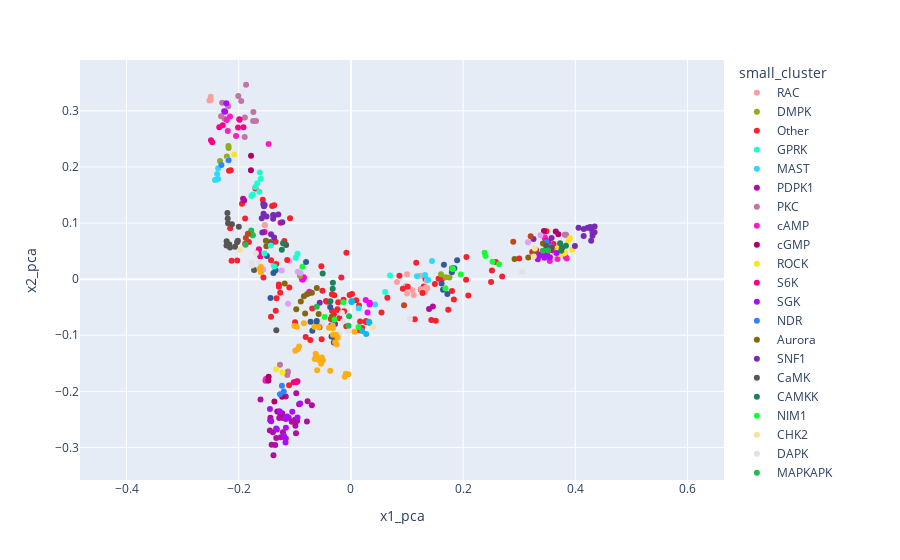

Notebook cell for this chart:
### Code cell
plt = px.scatter(df_embedding, x = 'x1_pca', y = 'x2_pca',
                     color = df_embedding[true_col],
                     color_discrete_sequence = px.colors.qualitative.Alphabet,
                     color_discrete_map=kinase_palette,
                     #color_continuous_scale = "Turbo",
                     ##labels={'color': labels}, 
                     #hover_name=labels_name,
                     #hover_data=df.columns[2:],
                     #height = 800,
                     #title = title,
                 )
#plt.update_xaxes(range = [-60, 50], constrain="domain")
#plt.update_yaxes(range = [-0.5, 0.5], constrain="domain")

plt.update_yaxes(scaleanchor = "x", scaleratio = 1)
plt.show()

### Figure 1 — Plotly figure (JSON) as saved in the notebook; plotly's stock layout.template omitted (floating-point values rounded to 4 significant figures)
{"data": [{"hovertemplate": "small_cluster=RAC<br>x1_pca=%{x}<br>x2_pca=%{y}<extra></extra>", "legendgroup": "RAC", "marker": {"color": "#F8A19F", "symbol": "circle"}, "mode": "markers", "name": "RAC", "orientation": "v", "showlegend": true, "type": "scatter", "x": [-0.2499, -0.2523, -0.2501], "xaxis": "x", "y": [0.3251, 0.3183, 0.319], "yaxis": "y"}, {"hovertemplate": "small_cluster=DMPK<br>x1_pca=%{x}<br>x2_pca=%{y}<extra></extra>", "legendgroup": "DMPK", "marker": {"color": "#90AD1C", "symbol": "circle"}, "mode": "markers", "name": "DMPK", "orientation": "v", "showlegend": true, "type": "scatter", "x": [-0.218, -0.2183, -0.2212, -0.2333], "xaxis": "x", "y": [0.2338, 0.2372, 0.2184, 0.2106], "yaxis": "y"}, {"hovertemplate": "small_cluster=Other<br>x1_pca=%{x}<br>x2_pca=%{y}<extra></extra>", "legendgroup": "Other", "marker": {"color": "#F6222E", "symbol": "circle"}, "mode": "markers", "name": "Other", "orientation": "v", "showlegend": true, "type": "scatter", "x": [-0.1942, -0.2142, -0.2173, -0.1702, -0.1343, -0.1405, -0.1368, -0.1571, -0.1885, -0.1326, -0.1085, -0.1286, -0.07496, -0.1098, -0.2028, -0.2127, -0.2153, -0.1886, -0.1818, -0.134, -0.1261, -0.1187, -0.1284, -0.156, 0.02696, 0.02637, -0.1102, -0.05083, -0.0297, 0.08644, -0.0336, -0.06906, -0.04301, 0.1512, 0.1138, 0.01516, 0.01643, -0.04441, -0.03385, -0.002342, 0.01433, -0.03584, -0.01324, 0.01995, -0.01717, -0.02275, -0.01208, -0.05275, -0.008041, 0.001897, -0.008247, -0.0338, -0.03037, 0.009421, -0.0205, -0.02403, -0.1424, -0.02381, 0.1246, -0.08469, -0.08547, 0.0545, -0.09958, -0.05219, 0.1801, 0.1433, 0.1735, 0.2093, 0.1836, -0.07247, -0.08059, 0.1164, 0.2059, 0.1497, 0.1298, 0.1628, 0.1561, 0.2514, 0.2498, 0.2696, 0.3612, 0.3301, 0.3639, 0.3485, 0.3231, 0.2053, 0.2584, 0.3], "xaxis": "x", "y": [0.1343, 0.194, 0.1932, 0.1615, 0.06671, 0.1303, 0.1315, 0.1416, 0.06317, -0.034, 0.1084, -0.009549, -0.02505, -0.01499, 0.03305, 0.03302, 0.09093, 0.1081, 0.06617, -0.0562, -0.0242, 0.06806, -0.01376, 0.002938, -0.07477, -0.07644, -0.189, -0.02075, -0.02884, 0.006184, -0.06679, -0.05245, -0.04031, -0.07437, -0.07127, -0.09099, -0.07532, -0.03905, -0.02691, -0.02812, -0.04715, -0.07093, -0.03692, -0.0871, 0.002858, -0.04109, -0.05739, 0.02284, 0.04685, -0.02643, -0.08407, -0.05652, -0.06291, -0.03759, -0.06952, -0.0536, -0.06683, -0.05477, -0.01823, 0.003345, -0.0006946, -0.05945, -0.07676, -0.1073, -0.02114, -0.07286, -0.05465, -0.02927, -0.03649, -0.1085, -0.1032, 0.02909, 0.0393, -0.00885, -0.01291, 0.001285, 0.0007617, 0.01561, -0.005055, 0.00465, 0.06277, 0.05215, 0.04789, 0.08552, 0.04857, -0.00108, 0.03039, 0.03702], "yaxis": "y"}, {"hovertemplate": "small_cluster=GPRK<br>x1_pca=%{x}<br>x2_pca=%{y}<extra></extra>", "legendgroup": "GPRK", "marker": {"color": "#1CFFCE", "symbol": "circle"}, "mode": "markers", "name": "GPRK", "orientation": "v", "showlegend": true, "type": "scatter", "x": [-0.1704, -0.175, -0.1773, -0.1624, -0.167, -0.1607, -0.1632], "xaxis": "x", "y": [0.1644, 0.151, 0.1483, 0.19, 0.1711, 0.1791, 0.1559], "yaxis": "y"}, {"hovertemplate": "small_cluster=MAST<br>x1_pca=%{x}<br>x2_pca=%{y}<extra></extra>", "legendgroup": "MAST", "marker": {"color": "#2ED9FF", "symbol": "circle"}, "mode": "markers", "name": "MAST", "orientation": "v", "showlegend": true, "type": "scatter", "x": [-0.2385, -0.2423, -0.2366, -0.2368], "xaxis": "x", "y": [0.1876, 0.1769, 0.1978, 0.1785], "yaxis": "y"}, {"hovertemplate": "small_cluster=PDPK1<br>x1_pca=%{x}<br>x2_pca=%{y}<extra></extra>", "legendgroup": "PDPK1", "marker": {"color": "#B10DA1", "symbol": "circle"}, "mode": "markers", "name": "PDPK1", "orientation": "v", "showlegend": true, "type": "scatter", "x": [-0.1922, -0.1903], "xaxis": "x", "y": [0.1434, 0.1404], "yaxis": "y"}, {"hovertemplate": "small_cluster=PKC<br>x1_pca=%{x}<br>x2_pca=%{y}<extra></extra>", "legendgroup": "PKC", "marker": {"color": "#C075A6", "symbol": "circle"}, "mode": "markers", "name": "PKC", "orientation": "v", "showlegend": true, "type": "scatter", "x": [-0.1692, -0.1743, -0.1894, -0.2007, -0.1869, -0.1739, -0.2188, -0.1956, -0.2295, -0.2314, -0.189, -0.2251], "xaxis": "x", "y": [0.2818, 0.282, 0.2536, 0.3264, 0.3465, 0.2979, 0.3082, 0.3175, 0.3144, 0.2906, 0.2883, 0.2859], "yaxis": "y"}, {"hovertemplate": "small_cluster=cAMP<br>x1_pca=%{x}<br>x2_pca=%{y}<extra></extra>", "legendgroup": "cAMP", "marker": {"color": "#FC1CBF", "symbol": "circle"}, "mode": "markers", "name": "cAMP", "orientation": "v", "showlegend": true, "type": "scatter", "x": [-0.2213, -0.2154, -0.2195, -0.2048, -0.1467], "xaxis": "x", "y": [0.2838, 0.2898, 0.2641, 0.2552, 0.2408], "yaxis": "y"}, {"hovertemplate": "small_cluster=cGMP<br>x1_pca=%{x}<br>x2_pca=%{y}<extra></extra>", "legendgroup": "cGMP", "marker": {"color": "#B00068", "symbol": "circle"}, "mode": "markers", "name": "cGMP", "orientation": "v", "showlegend": true, "type": "scatter", "x": [-0.178, -0.1782], "xaxis": "x", "y": [0.2201, 0.1943], "yaxis": "y"}, {"hovertemplate": "small_cluster=ROCK<br>x1_pca=%{x}<br>x2_pca=%{y}<extra></extra>", "legendgroup": "ROCK", "marker": {"color": "#FBE426", "symbol": "circle"}, "mode": "markers", "name": "ROCK", "orientation": "v", "showlegend": true, "type": "scatter", "x": [-0.2082, -0.2194], "xaxis": "x", "y": [0.2221, 0.2123], "yaxis": "y"}, {"hovertemplate": "small_cluster=S6K<br>x1_pca=%{x}<br>x2_pca=%{y}<extra></extra>", "legendgroup": "S6K", "marker": {"color": "#FA0087", "symbol": "circle"}, "mode": "markers", "name": "S6K", "orientation": "v", "showlegend": true, "type": "scatter", "x": [-0.1915, -0.2012, -0.1989, -0.2347, -0.2285, -0.1985, -0.2471, -0.2495, -0.1644, -0.164, -0.1626, -0.1539, -0.1771, -0.1615, -0.1367, -0.1254], "xaxis": "x", "y": [0.2706, 0.2706, 0.285, 0.271, 0.2745, 0.284, 0.2439, 0.2474, 0.0517, 0.05349, 0.04345, 0.08384, 0.08013, 0.04051, 0.1133, 0.1006], "yaxis": "y"}, {"hovertemplate": "small_cluster=SGK<br>x1_pca=%{x}<br>x2_pca=%{y}<extra></extra>", "legendgroup": "SGK", "marker": {"color": "#AA0DFE", "symbol": "circle"}, "mode": "markers", "name": "SGK", "orientation": "v", "showlegend": true, "type": "scatter", "x": [-0.2222, -0.2242, -0.2259], "xaxis": "x", "y": [0.3136, 0.2986, 0.2994], "yaxis": "y"}, {"hovertemplate": "small_cluster=NDR<br>x1_pca=%{x}<br>x2_pca=%{y}<extra></extra>", "legendgroup": "NDR", "marker": {"color": "#3283FE", "symbol": "circle"}, "mode": "markers", "name": "NDR", "orientation": "v", "showlegend": true, "type": "scatter", "x": [-0.2181, -0.2308], "xaxis": "x", "y": [0.2119, 0.2037], "yaxis": "y"}, {"hovertemplate": "small_cluster=Aurora<br>x1_pca=%{x}<br>x2_pca=%{y}<extra></extra>", "legendgroup": "Aurora", "marker": {"color": "#85660D", "symbol": "circle"}, "mode": "markers", "name": "Aurora", "orientation": "v", "showlegend": true, "type": "scatter", "x": [-0.144, -0.1517, -0.1507], "xaxis": "x", "y": [0.06602, 0.06855, 0.05872], "yaxis": "y"}, {"hovertemplate": "small_cluster=SNF1<br>x1_pca=%{x}<br>x2_pca=%{y}<extra></extra>", "legendgroup": "SNF1", "marker": {"color": "#782AB6", "symbol": "circle"}, "mode": "markers", "name": "SNF1", "orientation": "v", "showlegend": true, "type": "scatter", "x": [-0.1589, -0.1387, -0.1369, -0.1562, -0.1538, -0.1551, -0.1558, -0.1428, -0.1425, -0.158, -0.1223, -0.1295, -0.1388, -0.1504], "xaxis": "x", "y": [0.1088, 0.1077, 0.07447, 0.1338, 0.1321, 0.1301, 0.1168, 0.06263, 0.07986, 0.08338, 0.1014, 0.1154, 0.1144, 0.1118], "yaxis": "y"}, {"hovertemplate": "small_cluster=CaMK<br>x1_pca=%{x}<br>x2_pca=%{y}<extra></extra>", "legendgroup": "CaMK", "marker": {"color": "#565656", "symbol": "circle"}, "mode": "markers", "name": "CaMK", "orientation": "v", "showlegend": true, "type": "scatter", "x": [-0.2121, -0.2202, -0.2196, -0.2167, -0.2155, -0.2218, -0.2064, -0.2216, -0.1726, -0.2016, -0.2029, -0.219, -0.1999, -0.1155], "xaxis": "x", "y": [0.09782, 0.1179, 0.108, 0.06163, 0.05637, 0.0599, 0.05765, 0.06772, 0.01611, 0.06867, 0.06569, 0.09949, 0.09321, 0.06105], "yaxis": "y"}, {"hovertemplate": "small_cluster=CAMKK<br>x1_pca=%{x}<br>x2_pca=%{y}<extra></extra>", "legendgroup": "CAMKK", "marker": {"color": "#1C8356", "symbol": "circle"}, "mode": "markers", "name": "CAMKK", "orientation": "v", "showlegend": true, "type": "scatter", "x": [-0.1211, -0.1232], "xaxis": "x", "y": [0.06383, 0.05242], "yaxis": "y"}, {"hovertemplate": "small_cluster=NIM1<br>x1_pca=%{x}<br>x2_pca=%{y}<extra></extra>", "legendgroup": "NIM1", "marker": {"color": "#16FF32", "symbol": "circle"}, "mode": "markers", "name": "NIM1", "orientation": "v", "showlegend": true, "type": "scatter", "x": [-0.08647], "xaxis": "x", "y": [0.02205], "yaxis": "y"}, {"hovertemplate": "small_cluster=CHK2<br>x1_pca=%{x}<br>x2_pca=%{y}<extra></extra>", "legendgroup": "CHK2", "marker": {"color": "#F7E1A0", "symbol": "circle"}, "mode": "markers", "name": "CHK2", "orientation": "v", "showlegend": true, "type": "scatter", "x": [-0.1978], "xaxis": "x", "y": [0.0519], "yaxis": "y"}, {"hovertemplate": "small_cluster=DAPK<br>x1_pca=%{x}<br>x2_pca=%{y}<extra></extra>", "legendgroup": "DAPK", "marker": {"color": "#E2E2E2", "symbol": "circle"}, "mode": "markers", "name": "DAPK", "orientation": "v", "showlegend": true, "type": "scatter", "x": [-0.1629, -0.1767, -0.1762, -0.1694, -0.1317], "xaxis": "x", "y": [0.03054, 0.02945, 0.02429, 0.04602, 0.03021], "yaxis": "y"}, {"hovertemplate": "small_cluster=MAPKAPK<br>x1_pca=%{x}<br>x2_pca=%{y}<extra></extra>", "legendgroup": "MAPKAPK", "marker": {"color": "#1CBE4F", "symbol": "circle"}, "mode": "markers", "name": "MAPKAPK", "orientation": "v", "showlegend": true, "type": "scatter", "x": [-0.1748, -0.1777, -0.1878], "xaxis": "x", "y": [0.07833, 0.0868, 0.0614], "yaxis": "y"}, {"hovertemplate": "small_cluster=MNK<br>x1_pca=%{x}<br>x2_pca=%{y}<extra></extra>", "legendgroup": "MNK", "marker": {"color": "#C4451C", "symbol": "circle"}, "mode": "markers", "name": "MNK", "orientation": "v", "showlegend": true, "type": "scatter", "x": [-0.1873, -0.1837], "xaxis": "x", "y": [0.07335, 0.08098], "yaxis": "y"}, {"hovertemplate": "small_cluster=MLCK<br>x1_pca=%{x}<br>x2_pca=%{y}<extra></extra>", "legendgroup": "MLCK", "marker": {"color": "#DEA0FD", "symbol": "circle"}, "mode": "markers", "name": "MLCK", "orientation": "v", "showlegend": true, "type": "scatter", "x": [-0.1535, -0.1094, -0.1379, -0.1561], "xaxis": "x", "y": [0.04526, 0.0323, 0.02575, 0.01737], "yaxis": "y"}, {"hovertemplate": "small_cluster=PIM<br>x1_pca=%{x}<br>x2_pca=%{y}<extra></extra>", "legendgroup": "PIM", "marker": {"color": "#FE00FA", "symbol": "circle"}, "mode": "markers", "name": "PIM", "orientation": "v", "showlegend": true, "type": "scatter", "x": [-0.07415, -0.08368, -0.08716], "xaxis": "x", "y": [-0.02235, 0.002716, -0.0004291], "yaxis": "y"}, {"hovertemplate": "small_cluster=CDC5/Polo<br>x1_pca=%{x}<br>x2_pca=%{y}<extra></extra>", "legendgroup": "CDC5/Polo", "marker": {"color": "#325A9B", "symbol": "circle"}, "mode": "markers", "name": "CDC5/Polo", "orientation": "v", "showlegend": true, "type": "scatter", "x": [-0.1342, -0.1382, -0.1434, -0.1499, -0.07992], "xaxis": "x", "y": [0.01572, 0.01088, -0.03349, 0.04112, 0.03055], "yaxis": "y"}, {"hovertemplate": "small_cluster=PKD<br>x1_pca=%{x}<br>x2_pca=%{y}<extra></extra>", "legendgroup": "PKD", "marker": {"color": "#FEAF16", "symbol": "circle"}, "mode": "markers", "name": "PKD", "orientation": "v", "showlegend": true, "type": "scatter", "x": [-0.163, -0.1604, -0.1603], "xaxis": "x", "y": [0.01828, 0.01237, 0.02178], "yaxis": "y"}, {"hovertemplate": "small_cluster=AMPK<br>x1_pca=%{x}<br>x2_pca=%{y}<extra></extra>", "legendgroup": "AMPK", "marker": {"color": "#F8A19F", "symbol": "circle"}, "mode": "markers", "name": "AMPK", "orientation": "v", "showlegend": true, "type": "scatter", "x": [-0.1534, -0.1534], "xaxis": "x", "y": [0.09601, 0.09601], "yaxis": "y"}, {"hovertemplate": "small_cluster=LKB1<br>x1_pca=%{x}<br>x2_pca=%{y}<extra></extra>", "legendgroup": "LKB1", "marker": {"color": "#90AD1C", "symbol": "circle"}, "mode": "markers", "name": "LKB1", "orientation": "v", "showlegend": true, "type": "scatter", "x": [-0.09083], "xaxis": "x", "y": [0.005921], "yaxis": "y"}, {"hovertemplate": "small_cluster=Tribbles<br>x1_pca=%{x}<br>x2_pca=%{y}<extra></extra>", "legendgroup": "Tribbles", "marker": {"color": "#F6222E", "symbol": "circle"}, "mode": "markers", "name": "Tribbles", "orientation": "v", "showlegend": true, "type": "scatter", "x": [-0.1424, -0.1136, -0.1334], "xaxis": "x", "y": [0.03389, 0.03423, 0.02689], "yaxis": "y"}, {"hovertemplate": "small_cluster=TSSK<br>x1_pca=%{x}<br>x2_pca=%{y}<extra></extra>", "legendgroup": "TSSK", "marker": {"color": "#1CFFCE", "symbol": "circle"}, "mode": "markers", "name": "TSSK", "orientation": "v", "showlegend": true, "type": "scatter", "x": [-0.1542, -0.1428, -0.1367, -0.09519, -0.09844], "xaxis": "x", "y": [0.04592, 0.06006, 0.02235, 0.04548, 0.0382], "yaxis": "y"}, {"hovertemplate": "small_cluster=CK1<br>x1_pca=%{x}<br>x2_pca=%{y}<extra></extra>", "legendgroup": "CK1", "marker": {"color": "#0dbae9", "symbol": "circle"}, "mode": "markers", "name": "CK1", "orientation": "v", "showlegend": true, "type": "scatter", "x": [0.02, 0.02723, 0.03224, 0.03309, 0.001463, 0.001296, 0.001013], "xaxis": "x", "y": [-0.09245, -0.09772, -0.07609, -0.07802, -0.04092, -0.0388, -0.04035], "yaxis": "y"}, {"hovertemplate": "small_cluster=VRK<br>x1_pca=%{x}<br>x2_pca=%{y}<extra></extra>", "legendgroup": "VRK", "marker": {"color": "#2ED9FF", "symbol": "circle"}, "mode": "markers", "name": "VRK", "orientation": "v", "showlegend": true, "type": "scatter", "x": [0.03249, 0.04309, 0.01371], "xaxis": "x", "y": [-0.04265, -0.04536, -0.05168], "yaxis": "y"}, {"hovertemplate": "small_cluster=CDC2/CDKX<br>x1_pca=%{x}<br>x2_pca=%{y}<extra></extra>", "legendgroup": "CDC2/CDKX", "marker": {"color": "#B10DA1", "symbol": "circle"}, "mode": "markers", "name": "CDC2/CDKX", "orientation": "v", "showlegend": true, "type": "scatter", "x": [-0.1331, -0.07846, -0.09985, -0.0965, -0.09964, -0.09626, -0.1438, -0.1212, -0.1445, -0.125, -0.1391, -0.1207, -0.1413, -0.1435, -0.135, -0.0979, -0.1381, -0.09897, -0.1226, -0.1259, -0.1055, -0.1278, -0.09233, -0.1162, -0.1109, -0.1611, -0.07727, -0.06964, -0.09743], "xaxis": "x", "y": [-0.283, -0.2536, -0.2519, -0.252, -0.2505, -0.2529, -0.2513, -0.273, -0.2697, -0.2819, -0.2728, -0.2473, -0.295, -0.247, -0.2957, -0.2749, -0.3139, -0.2616, -0.239, -0.2401, -0.2541, -0.2475, -0.2231, -0.2093, -0.2473, -0.2144, -0.2178, -0.2246, -0.2035], "yaxis": "y"}, {"hovertemplate": "small_cluster=Lammer<br>x1_pca=%{x}<br>x2_pca=%{y}<extra></extra>", "legendgroup": "Lammer", "marker": {"color": "#C075A6", "symbol": "circle"}, "mode": "markers", "name": "Lammer", "orientation": "v", "showlegend": true, "type": "scatter", "x": [-0.1135, -0.1265, -0.1123, -0.113], "xaxis": "x", "y": [-0.171, -0.1524, -0.1644, -0.1672], "yaxis": "y"}, {"hovertemplate": "small_cluster=CK2<br>x1_pca=%{x}<br>x2_pca=%{y}<extra></extra>", "legendgroup": "CK2", "marker": {"color": "#FC1CBF", "symbol": "circle"}, "mode": "markers", "name": "CK2", "orientation": "v", "showlegend": true, "type": "scatter", "x": [-0.1524, -0.1481, -0.1516], "xaxis": "x", "y": [-0.1811, -0.1805, -0.1778], "yaxis": "y"}, {"hovertemplate": "small_cluster=MNB/DYRK<br>x1_pca=%{x}<br>x2_pca=%{y}<extra></extra>", "legendgroup": "MNB/DYRK", "marker": {"color": "#B00068", "symbol": "circle"}, "mode": "markers", "name": "MNB/DYRK", "orientation": "v", "showlegend": true, "type": "scatter", "x": [-0.1467, -0.1472, -0.1364, -0.1226, -0.1312], "xaxis": "x", "y": [-0.1739, -0.1807, -0.2179, -0.2099, -0.2361], "yaxis": "y"}, {"hovertemplate": "small_cluster=GSK-3<br>x1_pca=%{x}<br>x2_pca=%{y}<extra></extra>", "legendgroup": "GSK-3", "marker": {"color": "#FBE426", "symbol": "circle"}, "mode": "markers", "name": "GSK-3", "orientation": "v", "showlegend": true, "type": "scatter", "x": [-0.122, -0.1332], "xaxis": "x", "y": [-0.1663, -0.1607], "yaxis": "y"}, {"hovertemplate": "small_cluster=HIPK<br>x1_pca=%{x}<br>x2_pca=%{y}<extra></extra>", "legendgroup": "HIPK", "marker": {"color": "#FA0087", "symbol": "circle"}, "mode": "markers", "name": "HIPK", "orientation": "v", "showlegend": true, "type": "scatter", "x": [-0.09687, -0.1019, -0.09752, -0.09528], "xaxis": "x", "y": [-0.1827, -0.1839, -0.1837, -0.1818], "yaxis": "y"}, {"hovertemplate": "small_cluster=MAPK<br>x1_pca=%{x}<br>x2_pca=%{y}<extra></extra>", "legendgroup": "MAPK", "marker": {"color": "#AA0DFE", "symbol": "circle"}, "mode": "markers", "name": "MAPK", "orientation": "v", "showlegend": true, "type": "scatter", "x": [-0.116, -0.1159, -0.1159, -0.1332, -0.142, -0.1319, -0.1444, -0.1166, -0.09056, -0.1045, -0.1194, -0.1138, -0.1273, -0.09527], "xaxis": "x", "y": [-0.2838, -0.2492, -0.2649, -0.2662, -0.2535, -0.2678, -0.2316, -0.2913, -0.2218, -0.2362, -0.2791, -0.2447, -0.2353, -0.2466], "yaxis": "y"}, {"hovertemplate": "small_cluster=SRPK<br>x1_pca=%{x}<br>x2_pca=%{y}<extra></extra>", "legendgroup": "SRPK", "marker": {"color": "#3283FE", "symbol": "circle"}, "mode": "markers", "name": "SRPK", "orientation": "v", "showlegend": true, "type": "scatter", "x": [-0.1197, -0.1265, -0.123], "xaxis": "x", "y": [-0.2003, -0.205, -0.1902], "yaxis": "y"}, {"hovertemplate": "small_cluster=NIMA<br>x1_pca=%{x}<br>x2_pca=%{y}<extra></extra>", "legendgroup": "NIMA", "marker": {"color": "#85660D", "symbol": "circle"}, "mode": "markers", "name": "NIMA", "orientation": "v", "showlegend": true, "type": "scatter", "x": [-0.1181, -0.06085, -0.05747, -0.09737, -0.08931, -0.06963, -0.08373, -0.03454, -0.03382, -0.07834, -0.08167], "xaxis": "x", "y": [-0.007614, -0.01567, -0.06195, -0.05373, -0.03977, -0.02404, -0.03061, -0.07061, -0.06764, -0.02699, -0.06129], "yaxis": "y"}, {"hovertemplate": "small_cluster=BUB1<br>x1_pca=%{x}<br>x2_pca=%{y}<extra></extra>", "legendgroup": "BUB1", "marker": {"color": "#782AB6", "symbol": "circle"}, "mode": "markers", "name": "BUB1", "orientation": "v", "showlegend": true, "type": "scatter", "x": [-0.05563, -0.02842], "xaxis": "x", "y": [-0.04191, -0.08009], "yaxis": "y"}, {"hovertemplate": "small_cluster=CDC7<br>x1_pca=%{x}<br>x2_pca=%{y}<extra></extra>", "legendgroup": "CDC7", "marker": {"color": "#565656", "symbol": "circle"}, "mode": "markers", "name": "CDC7", "orientation": "v", "showlegend": true, "type": "scatter", "x": [-0.133], "xaxis": "x", "y": [-0.09122], "yaxis": "y"}, {"hovertemplate": "small_cluster=IKK<br>x1_pca=%{x}<br>x2_pca=%{y}<extra></extra>", "legendgroup": "IKK", "marker": {"color": "#1C8356", "symbol": "circle"}, "mode": "markers", "name": "IKK", "orientation": "v", "showlegend": true, "type": "scatter", "x": [-0.03249, -0.03656, -0.03213, -0.05034], "xaxis": "x", "y": [-0.01691, -0.0393, -0.006464, 0.01007], "yaxis": "y"}, {"hovertemplate": "small_cluster=GCN2<br>x1_pca=%{x}<br>x2_pca=%{y}<extra></extra>", "legendgroup": "GCN2", "marker": {"color": "#16FF32", "symbol": "circle"}, "mode": "markers", "name": "GCN2", "orientation": "v", "showlegend": true, "type": "scatter", "x": [-0.04678, -0.01342, -0.02895, 0.01362, -0.06084], "xaxis": "x", "y": [-0.06762, -0.04097, -0.07206, -0.08523, -0.07527], "yaxis": "y"}, {"hovertemplate": "small_cluster=Haspin<br>x1_pca=%{x}<br>x2_pca=%{y}<extra></extra>", "legendgroup": "Haspin", "marker": {"color": "#F7E1A0", "symbol": "circle"}, "mode": "markers", "name": "Haspin", "orientation": "v", "showlegend": true, "type": "scatter", "x": [0.03948], "xaxis": "x", "y": [-0.08513], "yaxis": "y"}, {"hovertemplate": "small_cluster=MAP2K<br>x1_pca=%{x}<br>x2_pca=%{y}<extra></extra>", "legendgroup": "MAP2K", "marker": {"color": "#E2E2E2", "symbol": "circle"}, "mode": "markers", "name": "MAP2K", "orientation": "v", "showlegend": true, "type": "scatter", "x": [0.1052, -0.05392, -0.05151, -0.002058, -0.02124, -0.01362, -0.004446, -0.01608], "xaxis": "x", "y": [-0.07095, -0.07631, -0.08064, -0.08545, -0.09673, -0.07501, -0.09335, -0.06054], "yaxis": "y"}, {"hovertemplate": "small_cluster=WEE1<br>x1_pca=%{x}<br>x2_pca=%{y}<extra></extra>", "legendgroup": "WEE1", "marker": {"color": "#1CBE4F", "symbol": "circle"}, "mode": "markers", "name": "WEE1", "orientation": "v", "showlegend": true, "type": "scatter", "x": [-0.06095, -0.004471, -0.003265], "xaxis": "x", "y": [-0.04927, -0.08286, -0.06597], "yaxis": "y"}, {"hovertemplate": "small_cluster=STKL<br>x1_pca=%{x}<br>x2_pca=%{y}<extra></extra>", "legendgroup": "STKL", "marker": {"color": "#C4451C", "symbol": "circle"}, "mode": "markers", "name": "STKL", "orientation": "v", "showlegend": true, "type": "scatter", "x": [0.09466, -0.02917], "xaxis": "x", "y": [-0.04644, -0.1058], "yaxis": "y"}, {"hovertemplate": "small_cluster=APG1/unc-51/ULK1<br>x1_pca=%{x}<br>x2_pca=%{y}<extra></extra>", "legendgroup": "APG1/unc-51/ULK1", "marker": {"color": "#DEA0FD", "symbol": "circle"}, "mode": "markers", "name": "APG1/unc-51/ULK1", "orientation": "v", "showlegend": true, "type": "scatter", "x": [-0.08975, -0.09461, -0.1234, -0.112], "xaxis": "x", "y": [0.01087, 0.01312, 0.01522, -0.04394], "yaxis": "y"}, {"hovertemplate": "small_cluster=WNK<br>x1_pca=%{x}<br>x2_pca=%{y}<extra></extra>", "legendgroup": "WNK", "marker": {"color": "#FE00FA", "symbol": "circle"}, "mode": "markers", "name": "WNK", "orientation": "v", "showlegend": true, "type": "scatter", "x": [0.03341, 0.0336, 0.02633, 0.0296], "xaxis": "x", "y": [-0.04507, -0.042, -0.03728, -0.05958], "yaxis": "y"}, {"hovertemplate": "small_cluster=MAP3K<br>x1_pca=%{x}<br>x2_pca=%{y}<extra></extra>", "legendgroup": "MAP3K", "marker": {"color": "#325A9B", "symbol": "circle"}, "mode": "markers", "name": "MAP3K", "orientation": "v", "showlegend": true, "type": "scatter", "x": [-0.03457, -0.03699, -0.03047, -0.06149, -0.06091, -0.07189, -0.05615, -0.06882, -0.03492, 0.1844, 0.1894, 0.1641, 0.1616, 0.1719, 0.1799, 0.1328, 0.1804, 0.1658], "xaxis": "x", "y": [-0.1021, -0.04978, -0.1128, -0.08048, -0.07446, -0.07592, -0.08553, -0.09201, -0.08268, 0.01947, 0.03379, -0.0189, -0.007687, -0.02648, 0.01219, 0.0001523, 0.01933, 0.0255], "yaxis": "y"}, {"hovertemplate": "small_cluster=STE20<br>x1_pca=%{x}<br>x2_pca=%{y}<extra></extra>", "legendgroup": "STE20", "marker": {"color": "#FEAF16", "symbol": "circle"}, "mode": "markers", "name": "STE20", "orientation": "v", "showlegend": true, "type": "scatter", "x": [-0.0319, -0.03685, -0.0628, -0.06461, -0.0565, -0.06016, -0.05308, -0.02536, -0.03917, -0.09488, -0.09248, -0.09921, -0.1006, -0.09661, -0.08393, -0.05737, -0.06511, -0.02351, -0.02809, -0.02674, -0.05191, -0.03248, -0.04978, -0.03223, 0.00643, -0.008959, -0.004538, -0.01092, -0.06098], "xaxis": "x", "y": [-0.09901, -0.1633, -0.1328, -0.1423, -0.1446, -0.1622, -0.151, -0.1164, -0.08674, -0.1249, -0.1199, -0.1277, -0.08336, -0.08479, -0.07873, -0.0855, -0.08494, -0.1047, -0.1126, -0.09914, -0.1397, -0.08241, -0.1445, -0.08765, -0.09389, -0.1687, -0.1695, -0.1738, -0.1369], "yaxis": "y"}, {"hovertemplate": "small_cluster=TGFBR<br>x1_pca=%{x}<br>x2_pca=%{y}<extra></extra>", "legendgroup": "TGFBR", "marker": {"color": "#F8A19F", "symbol": "circle"}, "mode": "markers", "name": "TGFBR", "orientation": "v", "showlegend": true, "type": "scatter", "x": [0.112, 0.1248, 0.1363, 0.1098, 0.08203, 0.134, 0.09999, 0.1325, 0.1253, 0.1002, 0.135, 0.09794], "xaxis": "x", "y": [-0.02841, 0.006234, -0.01683, -0.01985, -0.004991, -0.01453, 0.008697, -0.02294, -0.01811, -0.02558, -0.002505, -0.01238], "yaxis": "y"}, {"hovertemplate": "small_cluster=RAF<br>x1_pca=%{x}<br>x2_pca=%{y}<extra></extra>", "legendgroup": "RAF", "marker": {"color": "#90AD1C", "symbol": "circle"}, "mode": "markers", "name": "RAF", "orientation": "v", "showlegend": true, "type": "scatter", "x": [0.1605, 0.1688, 0.1757], "xaxis": "x", "y": [0.008955, 0.0034, 0.002857], "yaxis": "y"}, {"hovertemplate": "small_cluster=Pelle<br>x1_pca=%{x}<br>x2_pca=%{y}<extra></extra>", "legendgroup": "Pelle", "marker": {"color": "#F6222E", "symbol": "circle"}, "mode": "markers", "name": "Pelle", "orientation": "v", "showlegend": true, "type": "scatter", "x": [0.1014, 0.06496, 0.09249, 0.1276], "xaxis": "x", "y": [-0.01344, -0.03301, -0.01731, -0.02472], "yaxis": "y"}, {"hovertemplate": "small_cluster=ROCO<br>x1_pca=%{x}<br>x2_pca=%{y}<extra></extra>", "legendgroup": "ROCO", "marker": {"color": "#1CFFCE", "symbol": "circle"}, "mode": "markers", "name": "ROCO", "orientation": "v", "showlegend": true, "type": "scatter", "x": [0.06975, 0.06093], "xaxis": "x", "y": [0.006347, -0.02301], "yaxis": "y"}, {"hovertemplate": "small_cluster=RIPK<br>x1_pca=%{x}<br>x2_pca=%{y}<extra></extra>", "legendgroup": "RIPK", "marker": {"color": "#2ED9FF", "symbol": "circle"}, "mode": "markers", "name": "RIPK", "orientation": "v", "showlegend": true, "type": "scatter", "x": [0.1445, 0.1321, 0.1179, 0.1378], "xaxis": "x", "y": [0.0323, 0.007484, 0.005268, -0.001425], "yaxis": "y"}, {"hovertemplate": "small_cluster=TESK<br>x1_pca=%{x}<br>x2_pca=%{y}<extra></extra>", "legendgroup": "TESK", "marker": {"color": "#B10DA1", "symbol": "circle"}, "mode": "markers", "name": "TESK", "orientation": "v", "showlegend": true, "type": "scatter", "x": [0.1393, 0.1461], "xaxis": "x", "y": [-0.05327, -0.04887], "yaxis": "y"}, {"hovertemplate": "small_cluster=ABL<br>x1_pca=%{x}<br>x2_pca=%{y}<extra></extra>", "legendgroup": "ABL", "marker": {"color": "#C075A6", "symbol": "circle"}, "mode": "markers", "name": "ABL", "orientation": "v", "showlegend": true, "type": "scatter", "x": [0.3835, 0.3812], "xaxis": "x", "y": [0.07913, 0.07898], "yaxis": "y"}, {"hovertemplate": "small_cluster=InsR<br>x1_pca=%{x}<br>x2_pca=%{y}<extra></extra>", "legendgroup": "InsR", "marker": {"color": "#FC1CBF", "symbol": "circle"}, "mode": "markers", "name": "InsR", "orientation": "v", "showlegend": true, "type": "scatter", "x": [0.3623, 0.3456, 0.3456, 0.3846, 0.3766, 0.3683, 0.3545, 0.3596, 0.3535, 0.347, 0.3278, 0.3828], "xaxis": "x", "y": [0.05097, 0.07488, 0.07274, 0.03689, 0.05467, 0.03595, 0.03216, 0.05337, 0.06279, 0.06333, 0.04515, 0.03958], "yaxis": "y"}, {"hovertemplate": "small_cluster=AXL/UFO<br>x1_pca=%{x}<br>x2_pca=%{y}<extra></extra>", "legendgroup": "AXL/UFO", "marker": {"color": "#B00068", "symbol": "circle"}, "mode": "markers", "name": "AXL/UFO", "orientation": "v", "showlegend": true, "type": "scatter", "x": [0.3697, 0.3651, 0.3441], "xaxis": "x", "y": [0.08021, 0.08495, 0.08567], "yaxis": "y"}, {"hovertemplate": "small_cluster=SRC<br>x1_pca=%{x}<br>x2_pca=%{y}<extra></extra>", "legendgroup": "SRC", "marker": {"color": "#FBE426", "symbol": "circle"}, "mode": "markers", "name": "SRC", "orientation": "v", "showlegend": true, "type": "scatter", "x": [0.359, 0.3644, 0.3698, 0.3727, 0.3906, 0.3947, 0.3873, 0.3814, 0.3349, 0.3795], "xaxis": "x", "y": [0.05206, 0.04778, 0.05631, 0.04457, 0.07282, 0.0522, 0.06855, 0.04708, 0.0397, 0.04579], "yaxis": "y"}, {"hovertemplate": "small_cluster=TEC<br>x1_pca=%{x}<br>x2_pca=%{y}<extra></extra>", "legendgroup": "TEC", "marker": {"color": "#FA0087", "symbol": "circle"}, "mode": "markers", "name": "TEC", "orientation": "v", "showlegend": true, "type": "scatter", "x": [0.3576, 0.3482, 0.3457, 0.3517, 0.3319], "xaxis": "x", "y": [0.05157, 0.06848, 0.04458, 0.0666, 0.04477], "yaxis": "y"}, {"hovertemplate": "small_cluster=CSF-1/PDGFR<br>x1_pca=%{x}<br>x2_pca=%{y}<extra></extra>", "legendgroup": "CSF-1/PDGFR", "marker": {"color": "#AA0DFE", "symbol": "circle"}, "mode": "markers", "name": "CSF-1/PDGFR", "orientation": "v", "showlegend": true, "type": "scatter", "x": [0.3666, 0.3367, 0.3448, 0.342, 0.3336, 0.3331, 0.3495, 0.3547], "xaxis": "x", "y": [0.04658, 0.04275, 0.03806, 0.04954, 0.04258, 0.03531, 0.04437, 0.03883], "yaxis": "y"}, {"hovertemplate": "small_cluster=CSK<br>x1_pca=%{x}<br>x2_pca=%{y}<extra></extra>", "legendgroup": "CSK", "marker": {"color": "#3283FE", "symbol": "circle"}, "mode": "markers", "name": "CSK", "orientation": "v", "showlegend": true, "type": "scatter", "x": [0.3484, 0.3555], "xaxis": "x", "y": [0.06568, 0.05799], "yaxis": "y"}, {"hovertemplate": "small_cluster=EGFR<br>x1_pca=%{x}<br>x2_pca=%{y}<extra></extra>", "legendgroup": "EGFR", "marker": {"color": "#85660D", "symbol": "circle"}, "mode": "markers", "name": "EGFR", "orientation": "v", "showlegend": true, "type": "scatter", "x": [0.3162, 0.3261, 0.2917, 0.3423], "xaxis": "x", "y": [0.03858, 0.04786, 0.03613, 0.06369], "yaxis": "y"}, {"hovertemplate": "small_cluster=Eph<br>x1_pca=%{x}<br>x2_pca=%{y}<extra></extra>", "legendgroup": "Eph", "marker": {"color": "#782AB6", "symbol": "circle"}, "mode": "markers", "name": "Eph", "orientation": "v", "showlegend": true, "type": "scatter", "x": [0.3993, 0.3577, 0.4342, 0.4344, 0.4266, 0.4271, 0.415, 0.4219, 0.4057, 0.4306, 0.4305, 0.4283, 0.4149, 0.3255], "xaxis": "x", "y": [0.05924, 0.07329, 0.08346, 0.09394, 0.09317, 0.09083, 0.08962, 0.09165, 0.09161, 0.07751, 0.08415, 0.06853, 0.07677, 0.07169], "yaxis": "y"}, {"hovertemplate": "small_cluster=Fes/Fps<br>x1_pca=%{x}<br>x2_pca=%{y}<extra></extra>", "legendgroup": "Fes/Fps", "marker": {"color": "#565656", "symbol": "circle"}, "mode": "markers", "name": "Fes/Fps", "orientation": "v", "showlegend": true, "type": "scatter", "x": [0.3578, 0.3481], "xaxis": "x", "y": [0.05561, 0.05924], "yaxis": "y"}, {"hovertemplate": "small_cluster=FGFR<br>x1_pca=%{x}<br>x2_pca=%{y}<extra></extra>", "legendgroup": "FGFR", "marker": {"color": "#1C8356", "symbol": "circle"}, "mode": "markers", "name": "FGFR", "orientation": "v", "showlegend": true, "type": "scatter", "x": [0.3729, 0.3759, 0.3833, 0.3748], "xaxis": "x", "y": [0.06384, 0.05542, 0.0595, 0.0505], "yaxis": "y"}, {"hovertemplate": "small_cluster=JAK<br>x1_pca=%{x}<br>x2_pca=%{y}<extra></extra>", "legendgroup": "JAK", "marker": {"color": "#16FF32", "symbol": "circle"}, "mode": "markers", "name": "JAK", "orientation": "v", "showlegend": true, "type": "scatter", "x": [0.181, 0.2524, 0.1959, 0.2641, 0.1819, 0.2384, 0.1686, 0.24], "xaxis": "x", "y": [0.01908, 0.03083, 0.008307, 0.02665, 0.01832, 0.04708, -0.01625, 0.04126], "yaxis": "y"}, {"hovertemplate": "small_cluster=FAK<br>x1_pca=%{x}<br>x2_pca=%{y}<extra></extra>", "legendgroup": "FAK", "marker": {"color": "#F7E1A0", "symbol": "circle"}, "mode": "markers", "name": "FAK", "orientation": "v", "showlegend": true, "type": "scatter", "x": [0.326, 0.3279], "xaxis": "x", "y": [0.04047, 0.05468], "yaxis": "y"}, {"hovertemplate": "small_cluster=BRK/PTK6/SIK<br>x1_pca=%{x}<br>x2_pca=%{y}<extra></extra>", "legendgroup": "BRK/PTK6/SIK", "marker": {"color": "#E2E2E2", "symbol": "circle"}, "mode": "markers", "name": "BRK/PTK6/SIK", "orientation": "v", "showlegend": true, "type": "scatter", "x": [0.3049], "xaxis": "x", "y": [0.01329], "yaxis": "y"}, {"hovertemplate": "small_cluster=ROR<br>x1_pca=%{x}<br>x2_pca=%{y}<extra></extra>", "legendgroup": "ROR", "marker": {"color": "#1CBE4F", "symbol": "circle"}, "mode": "markers", "name": "ROR", "orientation": "v", "showlegend": true, "type": "scatter", "x": [0.3514, 0.3423], "xaxis": "x", "y": [0.05118, 0.05043], "yaxis": "y"}, {"hovertemplate": "small_cluster=SYK/ZAP-70<br>x1_pca=%{x}<br>x2_pca=%{y}<extra></extra>", "legendgroup": "SYK/ZAP-70", "marker": {"color": "#C4451C", "symbol": "circle"}, "mode": "markers", "name": "SYK/ZAP-70", "orientation": "v", "showlegend": true, "type": "scatter", "x": [0.3204, 0.2894], "xaxis": "x", "y": [0.0765, 0.06676], "yaxis": "y"}, {"hovertemplate": "small_cluster=TIE<br>x1_pca=%{x}<br>x2_pca=%{y}<extra></extra>", "legendgroup": "TIE", "marker": {"color": "#DEA0FD", "symbol": "circle"}, "mode": "markers", "name": "TIE", "orientation": "v", "showlegend": true, "type": "scatter", "x": [0.3156, 0.3379], "xaxis": "x", "y": [0.06573, 0.0782], "yaxis": "y"}], "layout": {"legend": {"title": {"text": "small_cluster"}, "tracegroupgap": 0}, "margin": {"t": 60}, "xaxis": {"anchor": "y", "domain": [0, 1], "title": {"text": "x1_pca"}}, "yaxis": {"anchor": "x", "domain": [0, 1], "scaleanchor": "x", "scaleratio": 1, "title": {"text": "x2_pca"}}}}
